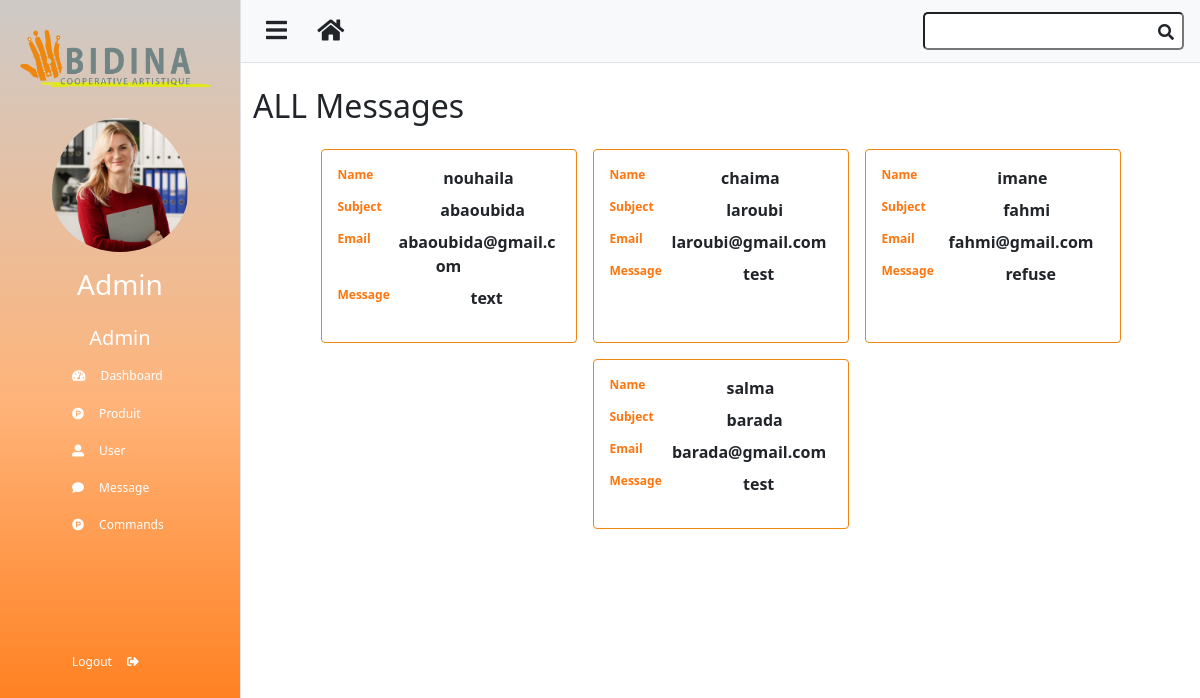
Screenshot of /bidina-project/dashboardAdmin/message (signed in) with the database file from the repository.
### tables this page shows
CREATE TABLE `contact` (
  `id` int(11) NOT NULL,
  `name` varchar(255) NOT NULL,
  `subject` varchar(255) NOT NULL,
  `email` varchar(255) NOT NULL,
  `message` varchar(255) NOT NULL
);

### bidina-project/app/controllers/DashboardAdmin.php (called while the page is built, shortened)
<?php
class DashboardAdmin extends Controller
{
    public function __construct()
    {
        $this->userModel = $this->model('User');
    }
    public function message()
    {
        $messages = $this->userModel->getAllMessage();
        $data = [
            'messages' => $messages,
        ];
        $this->view('dashboardAdmin/message', $data);
    }
}

### bidina-project/app/libraries/Core.php (called while the page is built, shortened)
<?php
  class Core {
    protected $currentMethod = 'index';
    public function __construct(){
      $url = $this->getUrl();
      if(isset($url[1]) && file_exists('../app/controllers/' . ucwords($url[0]) . '.php')){
        unset($url[0]);
      }
      $this->currentController = new $this->currentController;
      if(isset($url[1])){
        if(method_exists($this->currentController, $url[1])){
          $this->currentMethod = $url[1];
          unset($url[1]);
        }
      }
      $this->params = $url ? array_values($url) : [];
      call_user_func_array([$this->currentController, $this->currentMethod], $this->params);
    }
    public function getUrl(){
      if(isset($_GET['url'])){
        $url = rtrim($_GET['url'], '/');
        $url = filter_var($url, FILTER_SANITIZE_URL);
        $url = explode('/', $url);
        return $url;
      }
    }
  }

### bidina-project/public/index.php (called while the page is built, shortened)
<?php
    $init = new Core();

### bidina-project/app/libraries/Database.php (called while the page is built, shortened)
<?php
   class Database{
        private $host = DB_HOST;
        private $user = DB_USER;
        private $pass = DB_PASS;
        private $dbname = DB_NAME;
        private $dbh;
        private $stmt;
        public function __construct(){
            $dsn = 'mysql:host=' . $this -> host . ';dbname=' . $this -> dbname;
            $option = array(
                PDO::ATTR_PERSISTENT => true,
                PDO::ATTR_ERRMODE => PDO::ERRMODE_EXCEPTION
            );
            try{
                $this -> dbh = new PDO($dsn, $this -> user, $this -> pass, $option);
            }
            catch(PDOException $e){
                $this -> error = $e -> getMessage();
                echo $this -> error;
            }
        }
        public function query($sql){
            $this -> stmt = $this -> dbh -> prepare($sql);
        }
        public function resultSet(){
            $this -> stmt -> execute();
            return $this -> stmt -> fetchAll(PDO::FETCH_OBJ);
        }
    }

### bidina-project/app/models/User.php (called while the page is built, shortened)
<?php
class User
{
    private $db;
    public function __construct()
    {
        $this->db = new Database;
    }
    public function getAllMessage()
    {
        $sql = "SELECT * FROM contact";
        $this->db->query($sql);
        $result = $this->db->resultSet();
        return $result;
    }
}

### bidina-project/app/views/dashboardAdmin/message.php (the view)
<?php require_once APPROOT . "/views/inc/headerDash.php" ?>
<div class="container-fluid">
    <div class="titl d-flex justify-content-between align-items-center">
        <h2 class="my-4 ">ALL Messages</h2>
    </div>
    <section>
        <div class="container">
            <div class="d-flex flex-wrap gap-3 justify-content-center">
                <?php foreach ($data['messages'] as $message) : ?>
                    <div class="card" style="width: 16rem; border: 1px solid #ee870d;">
                        <div class="card-body">
                            <ul class="list-unstyled text-center fw-bold">
                                <li class="mb-2"><span class="float-start" style="color: #ff750d; font-size: 12px;">Name&emsp;&emsp;</span><?php echo $message->name; ?></li>
                                <li class="mb-2"><span class="float-start" style="color: #ff750d; font-size: 12px;">Subject&emsp;&emsp;</span><?php echo $message->subject; ?></li>
                                <li class="mb-2"><span class="float-start" style="color: #ff750d; font-size: 12px;">Email&emsp;&emsp;</span><?php echo $message->email; ?></li>
                                <li class="mb-2"><span class="float-start" style="color: #ff750d; font-size: 12px;">Message&emsp;&emsp;</span><?php echo $message->message; ?></li>
                            </ul>
                        </div>
                    </div>
                <?php endforeach; ?>
            </div>
        </div>
    </section>
</div>
<?php require_once APPROOT . "/views/inc/footerDash.php"; ?>

### bidina-project/public/css/style.css (style rules this page uses)
* { box-shadow: none !important; }

### rows the page displays
contact: name "nouhaila", subject "abaoubida", email "abaoubida@gmail.com", message "text"
contact: name "chaima", subject "laroubi", email "laroubi@gmail.com", message "test"
contact: name "imane", subject "fahmi", email "fahmi@gmail.com", message "refuse"
contact: name "salma", subject "barada", email "barada@gmail.com", message "test"

### other values shown
$_SESSION['user_fullName'] "Admin"
